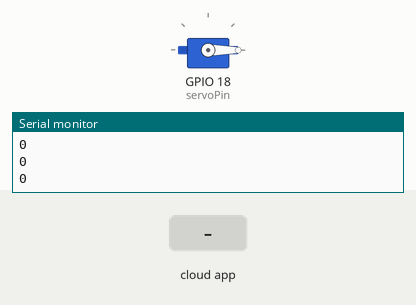
The sketch below on a simulated ESP32. On the bench: servo, the last lines printed to the serial monitor. Inputs (shaded band) come from the test bench. WiFi joins after 1.5 s; servers stay silent unless stated; the Firebase database answers and starts empty.

Above: at 3.2 s.
3.3 s: the phone or cloud app sets barrier to 1
At 4.0 s:
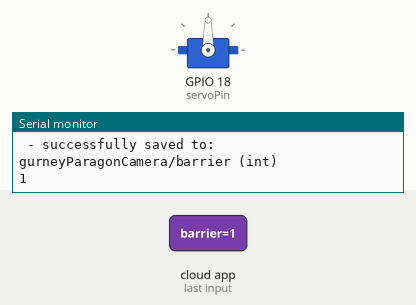
5.3 s: the phone or cloud app sets barrier to 0
At 5.8 s:
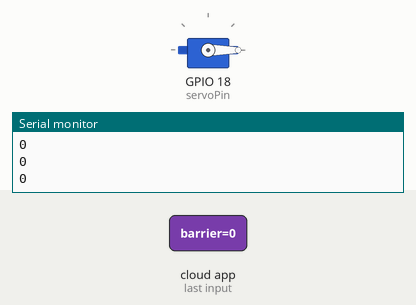
Timing chart, 0 to 8.3 s (numbered marks = the images above; inputs shaded):
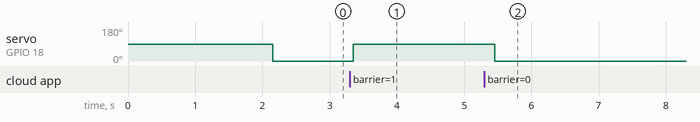

The sketch:

Servo_Motor.ino
```cpp
#include "WiFi.h"
#include "Arduino.h"
#include <Firebase_ESP_Client.h>
#include <addons/TokenHelper.h>
#include <addons/RTDBHelper.h>
#include <ESP32Servo.h>

// Firebase Realtime Database
const char* ssid = "Adrian";
const char* password = "";

#define API_KEY ""

#define DATABASE_URL ""

#define USER_EMAIL "nprpgurneyparagon@marc.com"
#define USER_PASSWORD "test123"

FirebaseData fbdo;
FirebaseAuth auth;
FirebaseConfig configF;

int intValue;

Servo myServo;
int servoPin = 18;    // Servo Motor PIN

void initWiFi(){
  WiFi.begin(ssid, password);
  while (WiFi.status() != WL_CONNECTED) {
    delay(1000);
    Serial.println("Connecting to WiFi...");
  }
}

void setup() {
    Serial.begin(115200);
    initWiFi();

    configF.api_key = API_KEY;
    configF.database_url = DATABASE_URL;

    auth.user.email = USER_EMAIL;
    auth.user.password = USER_PASSWORD;

    configF.token_status_callback = tokenStatusCallback; //see addons/TokenHelper.h

    Firebase.begin(&configF, &auth);
    Firebase.reconnectWiFi(true);

    myServo.attach(servoPin);
}

void loop() {
    // servo motor
    if (Firebase.RTDB.getInt(&fbdo, "gurneyParagonCamera/barrier")) {
        if (fbdo.dataType() == "int") {
            intValue = fbdo.intData();
            Serial.println(intValue);

            if (intValue == 1) {
                // open parking barrier
                myServo.write(90);
                myServo.write(90);
                myServo.write(90);

                // close parking barrier
                if (Firebase.RTDB.setInt(&fbdo, "gurneyParagonCamera/barrierGurneyParagon", 0)){
                    Serial.println(); Serial.print(" - successfully saved to: " + fbdo.dataPath());
                    Serial.println(" (" + fbdo.dataType() + ")");
                } else {
                    Serial.println("FAILED: " + fbdo.errorReason());
                }
            } else {
              myServo.write(0);
            }
        }
    } else {
        Serial.println("FAILED TO GET BARRIER STATUS "+ fbdo.errorReason());
    }
}
```

Measured:
- after the input at 3.3 s, servo on GPIO 18 (servoPin): 0° → 90° after 0.05 s
- after the input at 5.3 s, servo on GPIO 18 (servoPin): 90° → 0° after 0.16 s
